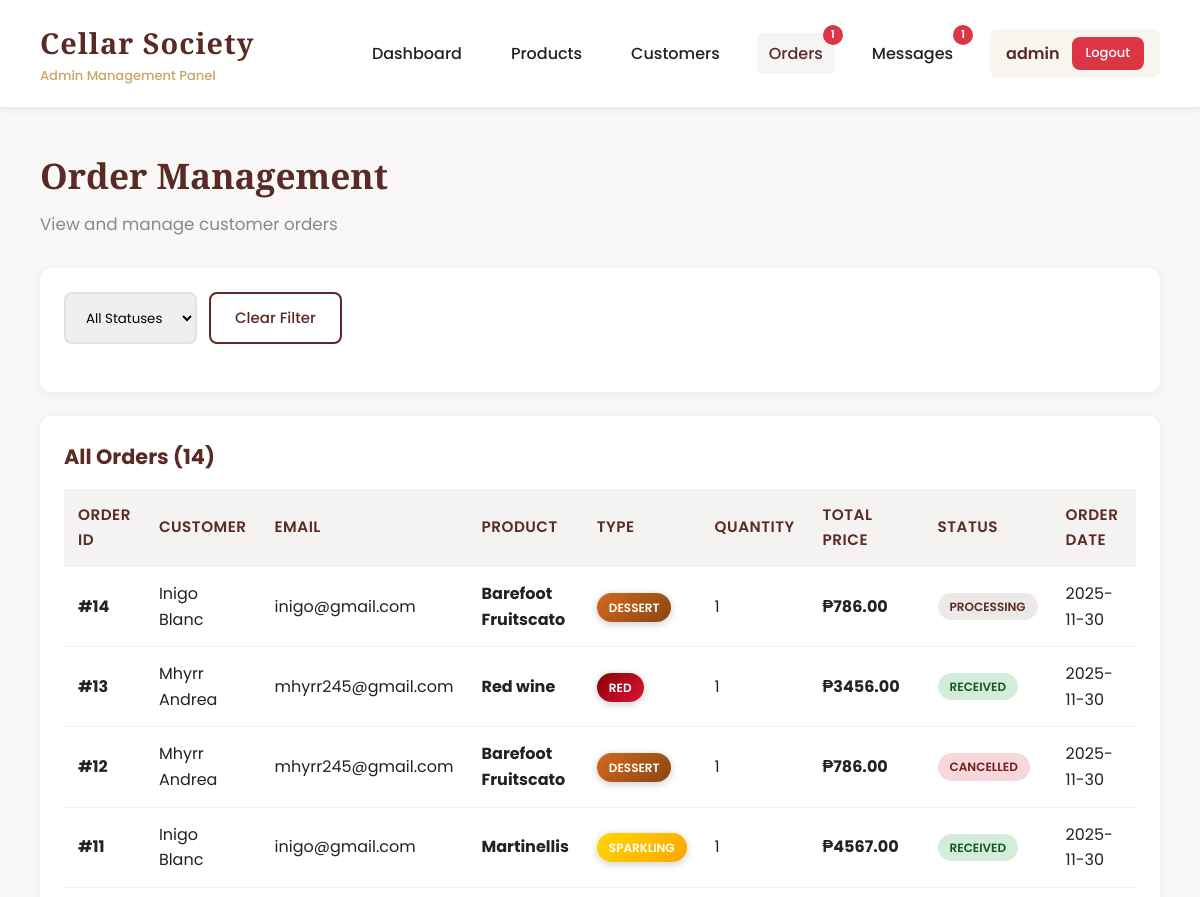
The page /orders (signed in, upper part) on the database as committed earlier.
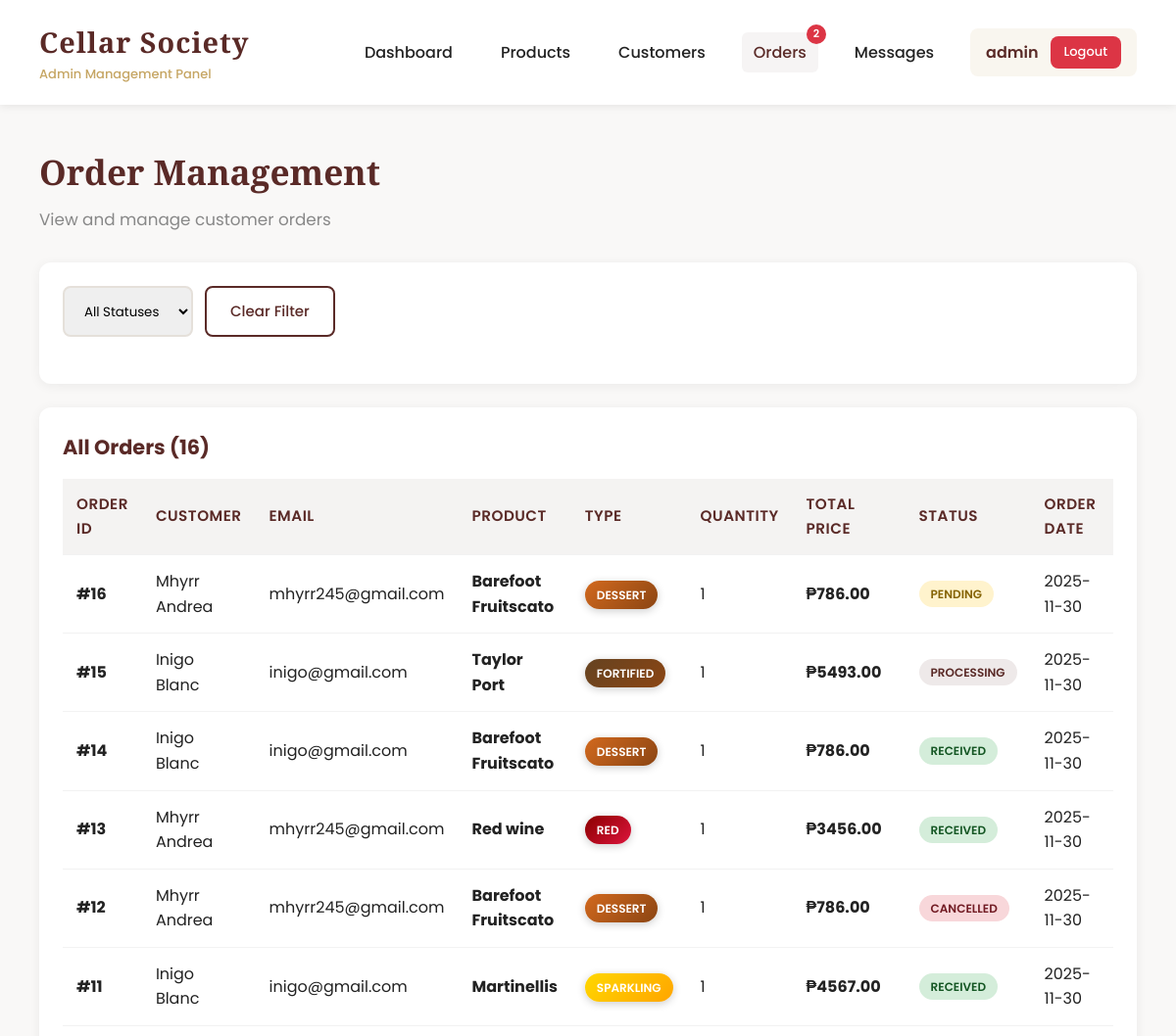
The same page on the database as committed later.
### tables this page shows
CREATE TABLE orders (
        id INTEGER PRIMARY KEY AUTOINCREMENT,
        customer_id INTEGER NOT NULL,
        product_id INTEGER NOT NULL,
        quantity INTEGER NOT NULL,
        total_price REAL NOT NULL,
        status TEXT DEFAULT 'Pending',
        order_date TIMESTAMP DEFAULT CURRENT_TIMESTAMP, estimated_delivery_date TEXT, shipped_date TEXT,
        FOREIGN KEY (customer_id) REFERENCES customers(id),
        FOREIGN KEY (product_id) REFERENCES products(id)
    );

CREATE TABLE customers (
        id INTEGER PRIMARY KEY AUTOINCREMENT,
        name TEXT NOT NULL,
        email TEXT UNIQUE NOT NULL,
        password TEXT NOT NULL,
        phone TEXT,
        address TEXT,
        joined_at TIMESTAMP DEFAULT CURRENT_TIMESTAMP
    );

CREATE TABLE products (
        id INTEGER PRIMARY KEY AUTOINCREMENT,
        name TEXT NOT NULL,
        type TEXT NOT NULL,
        region TEXT NOT NULL,
        vintage INTEGER NOT NULL,
        price REAL NOT NULL,
        alcohol REAL NOT NULL,
        stock INTEGER NOT NULL,
        description TEXT,
        image_url TEXT,
        created_at TIMESTAMP DEFAULT CURRENT_TIMESTAMP
    );

### app.py (the view)
@app.route('/orders')
@login_required
def orders():
    status_filter = request.args.get('status', '')
    conn = get_db_connection()
    query = '''
        SELECT o.*, c.name as customer_name, c.email as customer_email,
               p.name as product_name, p.type as product_type
        FROM orders o
        JOIN customers c ON o.customer_id = c.id
        JOIN products p ON o.product_id = p.id
        WHERE 1=1
    '''
    params = []
    if status_filter:
        query += ' AND o.status = ?'
        params.append(status_filter)
    query += ' ORDER BY o.order_date DESC'
    orders = conn.execute(query, params).fetchall()
    conn.close()
    return render_template('admin/orders.html',
                         orders=orders,
                         status_filter=status_filter)

### app.py (called while the page is built)
def get_db_connection():
    conn = sqlite3.connect('cellar_society.db')
    conn.row_factory = sqlite3.Row
    return conn

def login_required(f):
    @wraps(f)
    def decorated_function(*args, **kwargs):
        if 'admin_id' not in session:
            flash('Please login first', 'error')
            return redirect(url_for('login'))
        return f(*args, **kwargs)
    return decorated_function

def get_admin_notification_counts():
    conn = get_db_connection()
    pending_orders = conn.execute('''
        SELECT COUNT(*) as count FROM orders
        WHERE status = 'Pending'
    ''').fetchone()['count']
    processing_orders = conn.execute('''
        SELECT COUNT(*) as count FROM orders
        WHERE status = 'Processing'
    ''').fetchone()['count']
    unread_messages = conn.execute('''
        SELECT COUNT(*) as count FROM messages
        WHERE sender_type = 'customer' AND is_read = 0
    ''').fetchone()['count']
    conn.close()
    total = pending_orders + processing_orders + unread_messages
    return {
        'pending_orders': pending_orders,
        'processing_orders': processing_orders,
        'unread_messages': unread_messages,
        'total': total
    }

### templates/admin/orders.html (shortened to what the changed rows need)
{% extends "admin/base.html" %}
{% block content %}
<div class="page-header">
    <h2>Order Management</h2>
</div>
<div class="card">
    <h3>All Orders ({{ orders|length }})</h3>
    {% if orders %}
    <div class="table-container">
        <table>
            <thead>
                <tr>
                    <th>Order ID</th>
                    <th>Customer</th>
                    <th>Email</th>
                    <th>Product</th>
                    <th>Type</th>
                    <th>Quantity</th>
                    <th>Total Price</th>
                    <th>Status</th>
                    <th>Order Date</th>
                    <th>Actions</th>
                </tr>
            </thead>
            <tbody>
                {% for order in orders %}
                <tr>
                    <td><strong>#{{ order.id }}</strong></td>
                    <td>{{ order.customer_name }}</td>
                    <td>{{ order.customer_email }}</td>
                    <td><strong>{{ order.product_name }}</strong></td>
                    <td>
                        {% if order.product_type == 'Red' %}
                            <span style="background: linear-gradient(135deg, #8B0000, #DC143C); color: white; padding: 6px 12px; border-radius: 20px; font-size: 12px; font-weight: 600;
                            text-transform: uppercase; box-shadow: 0 2px 8px rgba(0,0,0,0.2);">
                                Red
                            </span>
                        {% elif order.product_type == 'White' %}
                            <span style="background: linear-gradient(135deg, #F5DEB3, #FFD700); color: #5a2a27; padding: 6px 12px; border-radius: 20px; font-size: 12px; font-weight: 600;
                            text-transform: uppercase; box-shadow: 0 2px 8px rgba(0,0,0,0.2);">
                                White
                            </span>
                        {% elif order.product_type == 'Rosé' %}
                            <span style="background: linear-gradient(135deg, #FFB6C1, #FF69B4); color: white; padding: 6px 12px; border-radius: 20px; font-size: 12px; font-weight: 600;
                            text-transform: uppercase; box-shadow: 0 2px 8px rgba(0,0,0,0.2);">
                                Rosé
                            </span>
                        {% elif order.product_type == 'Sparkling' %}
                            <span style="background: linear-gradient(135deg, #FFD700, #FFA500); color: white; padding: 6px 12px; border-radius: 20px; font-size: 12px; font-weight: 600;
                            text-transform: uppercase; box-shadow: 0 2px 8px rgba(0,0,0,0.2);">
                                Sparkling
                            </span>
                        {% elif order.product_type == 'Dessert' %}
                            <span style="background: linear-gradient(135deg, #D2691E, #8B4513); color: white; padding: 6px 12px; border-radius: 20px; font-size: 12px; font-weight: 600;
                            text-transform: uppercase; box-shadow: 0 2px 8px rgba(0,0,0,0.2);">
                                Dessert
                            </span>
                        {% elif order.product_type == 'Fortified' %}
                            <span style="background: linear-gradient(135deg, #654321, #8B4513); color: white; padding: 6px 12px; border-radius: 20px; font-size: 12px; font-weight: 600;
                            text-transform: uppercase; box-shadow: 0 2px 8px rgba(0,0,0,0.2);">
                                Fortified
                            </span>
                        {% else %}
                            <span style="background: linear-gradient(135deg, var(--primary), #6a302c); color: white; padding: 6px 12px; border-radius: 20px; font-size: 12px; font-weight: 600;
                            text-transform: uppercase; box-shadow: 0 2px 8px rgba(0,0,0,0.2);">
                                {{ order.product_type }}
                            </span>
                        {% endif %}
                    </td>
                    <td>{{ order.quantity }}</td>
                    <td><strong>₱{{ "%.2f"|format(order.total_price) }}</strong></td>
                    <td>
                        {% if order.status == 'Pending' %}
                            <span class="badge warning">{{ order.status }}</span>
                        {% elif order.status == 'Processing' %}
                            <span class="badge primary">{{ order.status }}</span>
                        {% elif order.status == 'Delivered' %}
                            <span class="badge success">{{ order.status }}</span>
                        {% elif order.status == 'Received' %}
                            <span class="badge success">{{ order.status }}</span>
                        {% elif order.status == 'Cancelled' %}
                            <span class="badge danger">{{ order.status }}</span>
                        {% else %}
                            <span class="badge">{{ order.status }}</span>
                        {% endif %}
                    </td>
                    <td>{{ order.order_date[:10] }}</td>
                    <td>
                    </td>
                </tr>
                {% endfor %}
            </tbody>
        </table>
    </div>
    {% else %}
    <div class="empty-state">
        <h3>No Orders Found</h3>
        <p>Customer orders will appear here.</p>
        <p style="margin-top: 8px; color: var(--muted); font-size: 14px;">Orders are created through the customer portal.</p>
    </div>
    {% endif %}
</div>
{% endblock %}

Rows that differ between the two databases and show on the page:
added orders: id "16", customer_name "Mhyrr Andrea", customer_email "mhyrr245@gmail.com", product_name "Barefoot Fruitscato", shows "DESSERT", quantity "1", total_price "786.00", status "PENDING", order_date "2025-11-30"
added orders: id "15", customer_name "Inigo Blanc", customer_email "inigo@gmail.com", product_name "Taylor Port", shows "FORTIFIED", quantity "1", total_price "5493.00", status "PROCESSING", order_date "2025-11-30"
changed orders id 14: status "PROCESSING" → "RECEIVED"
Other text that changed with them:
{{ notifications.pending_orders + notifications.processing_orders }}: "1" → "2"
{{ orders|length }}: "14" → "16"
{{ notifications.unread_messages }}: "1" → (not shown)
